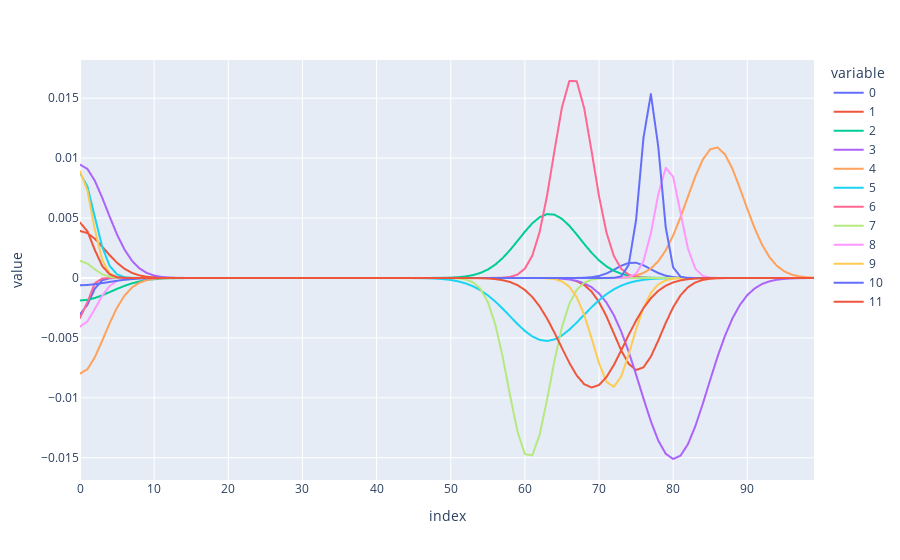
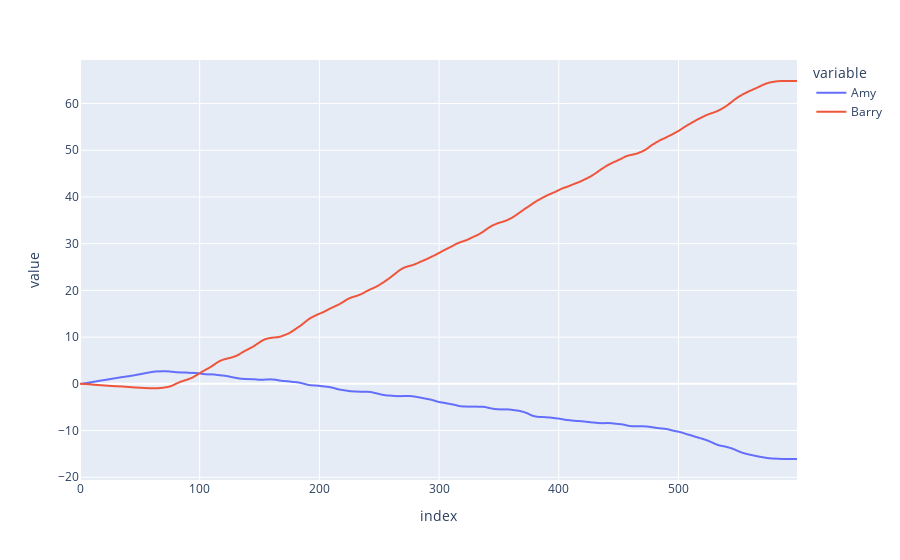

Notebook code for these charts, in order:
### Code cell
import numpy as np
import pandas as pd
import plotly.express as px
import sympy as sp


class Person:
    def __init__(self, name: str, foresight: int):
        self.name = name
        self.foresight = foresight
        self.decision_list = []

    def append_optimal_choice(
        self, choice_array: np.ndarray, decision_number: int, number_of_decisions: int
    ):
        # Get the row index of the highest sum of values in the choice array up to the person's "foresight" index
        highest_value_index = np.argmax(
            np.sum(choice_array[:, : self.foresight], axis=1)
        )

        # Extract this row from the choice array
        optimal_choice = choice_array[highest_value_index, :]

        # Pad initial and final values with nan
        optimal_choice_padded = np.pad(
            optimal_choice,
            (decision_number, number_of_decisions - decision_number),
            mode="constant",
            constant_values=np.nan,
        )

        # Append to decision list
        self.decision_list.append(optimal_choice_padded)

    def convert_decision_list_to_df(self):
        # Swap rows and columns
        decision_array = np.array(self.decision_list)
        decision_array_inverted = decision_array.T
        decision_df = pd.DataFrame(decision_array_inverted)
        self.decision_df = decision_df
        return decision_df

    def calc_life_score(self):
        # Sum columns
        self.decision_df["decision_sum"] = self.decision_df.sum(axis=1)

        # Calculate life score as the cumulative sum of the decision sums
        self.decision_df["life_score"] = self.decision_df["decision_sum"].cumsum()
        return self.decision_df


class LifeSimulation:
    def __init__(
        self,
        people: list[Person],
        n_choices: int,
    ):
        self.people = people
        self.n_choices = n_choices

    def add_person(self, person: Person):
        self.people.append(person)

    def get_people(self) -> list[Person]:
        return self.people

    def get_person_by_name(self, name: str) -> Person | None:
        for person in self.people:
            if person.name == name:
                return person
        return None

    def get_number_of_people(self) -> int:
        return len(self.people)

    def classic_choice_function(self, form: str):
        x = sp.symbols("x")

        m1 = 0
        m2 = 75
        s1 = 5
        s2 = 5

        if form == "now":
            a1 = np.random.uniform(0, 0.01)
            a2 = 0
        elif form == "later":
            a1 = 0
            a2 = np.random.uniform(0, 0.02)

        y = a1 * sp.exp(-((x - m1) ** 2) / (2 * s1**2)) + a2 * sp.exp(
            -((x - m2) ** 2) / (2 * s2**2)
        )

        return {"m1": m1, "m2": m2, "s1": s1, "s2": s2, "a1": a1, "a2": a2, "expr": y}

    def generate_opposites_choice_function(self, form: str):
        x = sp.symbols("x")

        m1 = 0
        m2 = np.random.uniform(60, 90)
        s1 = np.random.uniform(1, 5)
        s2 = np.random.uniform(1, 5)

        if form == "bad-good":
            a1 = np.random.uniform(-0.01, 0)
            a2 = np.random.uniform(0, 0.02)
        elif form == "good-bad":
            a1 = np.random.uniform(0, 0.01)
            a2 = np.random.uniform(-0.02, 0)

        y = a1 * sp.exp(-((x - m1) ** 2) / (2 * s1**2)) + a2 * sp.exp(
            -((x - m2) ** 2) / (2 * s2**2)
        )

        return {"m1": m1, "m2": m2, "s1": s1, "s2": s2, "a1": a1, "a2": a2, "expr": y}

    def generate_random_choice_function(self, seed=None):
        x = sp.symbols("x")

        if seed:
            np.random.seed(seed)
        m1 = np.random.uniform(10, 40)
        m2 = np.random.uniform(60, 90)
        s1 = np.random.uniform(1, 5)
        s2 = np.random.uniform(1, 5)
        a1 = np.random.uniform(-0.001, 0.001)
        a2 = np.random.uniform(-0.01, 0.01)

        y = a1 * sp.exp(-((x - m1) ** 2) / (2 * s1**2)) + a2 * sp.exp(
            -((x - m2) ** 2) / (2 * s2**2)
        )

        return {"m1": m1, "m2": m2, "s1": s1, "s2": s2, "a1": a1, "a2": a2, "expr": y}

    def generate_choice_array(self, n_choices: int):
        x = sp.symbols("x")

        # Generate n random functions (seeds for reproducibility)
        functions = [
            self.generate_opposites_choice_function(form=form)
            for form in ["bad-good", "good-bad"] * (n_choices // 2)
        ]

        # Create x values (100 points from 0 to 100)
        x_vals = np.linspace(0, 100, 100)

        # Build NumPy array: n rows (functions) × 100 columns (y values)
        choice_array = np.zeros((n_choices, 100))
        for i, func in enumerate(functions):
            y_func = sp.lambdify(x, func["expr"], "numpy")
            choice_array[i, :] = y_func(x_vals)
        return choice_array

    def simlulate_life(self, number_of_decisions: int):
        for person in self.people:
            for decision_number in range(number_of_decisions):
                choice_array = self.generate_choice_array(self.n_choices)
                person.append_optimal_choice(
                    choice_array, decision_number, number_of_decisions
                )
            person.convert_decision_list_to_df()
            person.calc_life_score()


def main():
    # Define people
    people = [
        Person("Amy", 50),
        Person("Barry", 100),
    ]

    # Define simulation configuration
    n_choices = 12
    number_of_decisions = 500

    # Run simulation
    simulation = LifeSimulation(people, n_choices)

    # Check example choice array
    choice_array = simulation.generate_choice_array(n_choices=n_choices)
    print(choice_array.shape)

    fig = px.line(choice_array.T)
    fig.show()

    # Run simulation
    simulation.simlulate_life(number_of_decisions)

    # Combine decision_df["life_score"] into single dataframe
    life_score_df = pd.DataFrame(
        {
            k: v
            for k, v in zip(
                [person.name for person in simulation.people],
                [person.decision_df["life_score"] for person in simulation.people],
            )
        }
    )

    print(life_score_df)

    # Plot life_score lines
    fig = px.line(life_score_df)
    fig.show()


if __name__ == "__main__":
    main()

### Figure 1 — Plotly figure (JSON) as saved in the notebook; plotly's stock layout.template omitted (floating-point values rounded to 4 significant figures)
{"data": [{"hovertemplate": "variable=0<br>index=%{x}<br>value=%{y}<extra></extra>", "legendgroup": "0", "line": {"color": "#636efa", "dash": "solid"}, "marker": {"symbol": "circle"}, "mode": "lines", "name": "0", "showlegend": true, "type": "scattergl", "x": [0, 1, 2, 3, 4, 5, 6, 7, 8, 9, 10, 11, 12, 13, 14, 15, 16, 17, 18, 19, 20, 21, 22, 23, 24, 25, 26, 27, 28, 29, 30, 31, 32, 33, 34, 35, 36, 37, 38, 39, 40, 41, 42, 43, 44, 45, 46, 47, 48, 49, 50, 51, 52, 53, 54, 55, 56, 57, 58, 59, 60, 61, 62, 63, 64, 65, 66, 67, 68, 69, 70, 71, 72, 73, 74, 75, 76, 77, 78, 79, 80, 81, 82, 83, 84, 85, 86, 87, 88, 89, 90, 91, 92, 93, 94, 95, 96, 97, 98, 99], "xaxis": "x", "y": [-0.003039, -0.002234, -0.0008876, -0.0001906, -2.211e-05, -1.387e-06, -4.699e-08, -8.605e-10, -8.517e-12, -4.555e-14, -1.317e-16, -2.057e-19, -1.737e-22, -7.923e-26, -1.953e-29, -2.603e-33, -1.874e-37, -7.294e-42, -1.534e-46, -1.744e-51, -1.071e-56, -3.555e-62, -6.378e-68, -6.183e-74, -3.24e-80, -9.173e-87, -1.404e-93, 3.3e-99, 3.236e-95, 2.523e-91, 1.62e-87, 8.561e-84, 3.724e-80, 1.334e-76, 3.933e-73, 9.545e-70, 1.907e-66, 3.137e-63, 4.247e-60, 4.734e-57, 4.344e-54, 3.281e-51, 2.04e-48, 1.044e-45, 4.401e-43, 1.527e-40, 4.36e-38, 1.025e-35, 1.984e-33, 3.161e-31, 4.146e-29, 4.476e-27, 3.978e-25, 2.911e-23, 1.753e-21, 8.694e-20, 3.549e-18, 1.192e-16, 3.299e-15, 7.512e-14, 1.408e-12, 2.173e-11, 2.761e-10, 2.887e-09, 2.486e-08, 1.762e-07, 1.028e-06, 4.937e-06, 1.952e-05, 6.354e-05, 0.0001703, 0.0003755, 0.0006819, 0.001019, 0.001254, 0.001271, 0.00106, 0.0007275, 0.0004112, 0.0001913, 7.326e-05, 2.31e-05, 5.995e-06, 1.281e-06, 2.253e-07, 3.262e-08, 3.889e-09, 3.816e-10, 3.082e-11, 2.05e-12, 1.122e-13, 5.056e-15, 1.876e-16, 5.729e-18, 1.44e-19, 2.981e-21, 5.079e-23, 7.123e-25, 8.224e-27, 7.817e-29], "yaxis": "y"}, {"hovertemplate": "variable=1<br>index=%{x}<br>value=%{y}<extra></extra>", "legendgroup": "1", "line": {"color": "#EF553B", "dash": "solid"}, "marker": {"symbol": "circle"}, "mode": "lines", "name": "1", "showlegend": true, "type": "scattergl", "x": [0, 1, 2, 3, 4, 5, 6, 7, 8, 9, 10, 11, 12, 13, 14, 15, 16, 17, 18, 19, 20, 21, 22, 23, 24, 25, 26, 27, 28, 29, 30, 31, 32, 33, 34, 35, 36, 37, 38, 39, 40, 41, 42, 43, 44, 45, 46, 47, 48, 49, 50, 51, 52, 53, 54, 55, 56, 57, 58, 59, 60, 61, 62, 63, 64, 65, 66, 67, 68, 69, 70, 71, 72, 73, 74, 75, 76, 77, 78, 79, 80, 81, 82, 83, 84, 85, 86, 87, 88, 89, 90, 91, 92, 93, 94, 95, 96, 97, 98, 99], "xaxis": "x", "y": [0.003921, 0.003748, 0.003272, 0.002611, 0.001903, 0.001267, 0.0007706, 0.0004282, 0.0002174, 0.0001008, 4.273e-05, 1.654e-05, 5.85e-06, 1.89e-06, 5.58e-07, 1.505e-07, 3.707e-08, 8.344e-09, 1.716e-09, 3.223e-10, 5.531e-11, 8.673e-12, 1.242e-12, 1.626e-13, 1.944e-14, 2.123e-15, 2.118e-16, 1.931e-17, 1.608e-18, 1.224e-19, 8.505e-21, 5.401e-22, 3.133e-23, 1.661e-24, 8.041e-26, 3.557e-27, 1.438e-28, 5.308e-30, 1.701e-31, -3.42e-31, -1.217e-29, -3.858e-28, -1.107e-26, -2.876e-25, -6.761e-24, -1.439e-22, -2.772e-21, -4.834e-20, -7.632e-19, -1.091e-17, -1.411e-16, -1.652e-15, -1.75e-14, -1.679e-13, -1.458e-12, -1.146e-11, -8.158e-11, -5.255e-10, -3.064e-09, -1.617e-08, -7.726e-08, -3.341e-07, -1.308e-06, -4.635e-06, -1.487e-05, -4.317e-05, -0.0001135, -0.0002699, -0.0005814, -0.001133, -0.002, -0.003195, -0.004619, -0.006046, -0.007163, -0.007682, -0.007458, -0.006553, -0.005213, -0.003754, -0.002447, -0.001443, -0.0007709, -0.0003727, -0.0001631, -6.46e-05, -2.316e-05, -7.519e-06, -2.209e-06, -5.875e-07, -1.414e-07, -3.082e-08, -6.08e-09, -1.086e-09, -1.755e-10, -2.568e-11, -3.4e-12, -4.077e-13, -4.424e-14, -4.346e-15], "yaxis": "y"}, {"hovertemplate": "variable=2<br>index=%{x}<br>value=%{y}<extra></extra>", "legendgroup": "2", "line": {"color": "#00cc96", "dash": "solid"}, "marker": {"symbol": "circle"}, "mode": "lines", "name": "2", "showlegend": true, "type": "scattergl", "x": [0, 1, 2, 3, 4, 5, 6, 7, 8, 9, 10, 11, 12, 13, 14, 15, 16, 17, 18, 19, 20, 21, 22, 23, 24, 25, 26, 27, 28, 29, 30, 31, 32, 33, 34, 35, 36, 37, 38, 39, 40, 41, 42, 43, 44, 45, 46, 47, 48, 49, 50, 51, 52, 53, 54, 55, 56, 57, 58, 59, 60, 61, 62, 63, 64, 65, 66, 67, 68, 69, 70, 71, 72, 73, 74, 75, 76, 77, 78, 79, 80, 81, 82, 83, 84, 85, 86, 87, 88, 89, 90, 91, 92, 93, 94, 95, 96, 97, 98, 99], "xaxis": "x", "y": [-0.001877, -0.001823, -0.001671, -0.001445, -0.001179, -0.0009072, -0.0006589, -0.0004515, -0.0002919, -0.0001781, -0.0001025, -5.566e-05, -2.852e-05, -1.379e-05, -6.288e-06, -2.706e-06, -1.099e-06, -4.209e-07, -1.521e-07, -5.189e-08, -1.67e-08, -5.069e-09, -1.452e-09, -3.924e-10, -1.001e-10, -2.407e-11, -5.465e-12, -1.17e-12, -2.365e-13, -4.509e-14, -8.066e-15, -1.065e-15, 1.773e-15, 1.199e-14, 6.84e-14, 3.672e-13, 1.859e-12, 8.881e-12, 4.003e-11, 1.702e-10, 6.826e-10, 2.583e-09, 9.221e-09, 3.106e-08, 9.868e-08, 2.958e-07, 8.365e-07, 2.232e-06, 5.617e-06, 1.334e-05, 2.988e-05, 6.314e-05, 0.0001259, 0.0002368, 0.0004202, 0.0007034, 0.001111, 0.001655, 0.002327, 0.003086, 0.00386, 0.004556, 0.005073, 0.005329, 0.005281, 0.004938, 0.004355, 0.003624, 0.002845, 0.002107, 0.001472, 0.0009704, 0.0006034, 0.000354, 0.0001959, 0.0001023, 5.039e-05, 2.342e-05, 1.027e-05, 4.247e-06, 1.657e-06, 6.1e-07, 2.119e-07, 6.941e-08, 2.146e-08, 6.257e-09, 1.721e-09, 4.467e-10, 1.094e-10, 2.527e-11, 5.506e-12, 1.132e-12, 2.196e-13, 4.017e-14, 6.935e-15, 1.129e-15, 1.735e-16, 2.515e-17, 3.439e-18, 4.437e-19], "yaxis": "y"}, {"hovertemplate": "variable=3<br>index=%{x}<br>value=%{y}<extra></extra>", "legendgroup": "3", "line": {"color": "#ab63fa", "dash": "solid"}, "marker": {"symbol": "circle"}, "mode": "lines", "name": "3", "showlegend": true, "type": "scattergl", "x": [0, 1, 2, 3, 4, 5, 6, 7, 8, 9, 10, 11, 12, 13, 14, 15, 16, 17, 18, 19, 20, 21, 22, 23, 24, 25, 26, 27, 28, 29, 30, 31, 32, 33, 34, 35, 36, 37, 38, 39, 40, 41, 42, 43, 44, 45, 46, 47, 48, 49, 50, 51, 52, 53, 54, 55, 56, 57, 58, 59, 60, 61, 62, 63, 64, 65, 66, 67, 68, 69, 70, 71, 72, 73, 74, 75, 76, 77, 78, 79, 80, 81, 82, 83, 84, 85, 86, 87, 88, 89, 90, 91, 92, 93, 94, 95, 96, 97, 98, 99], "xaxis": "x", "y": [0.009459, 0.009103, 0.008112, 0.006695, 0.005117, 0.003622, 0.002374, 0.001441, 0.0008102, 0.0004218, 0.0002033, 9.079e-05, 3.754e-05, 1.437e-05, 5.097e-06, 1.674e-06, 5.091e-07, 1.434e-07, 3.739e-08, 9.032e-09, 2.02e-09, 4.185e-10, 8.028e-11, 1.426e-11, 2.346e-12, 3.575e-13, 5.044e-14, 6.591e-15, 7.976e-16, 8.938e-17, 9.276e-18, 8.915e-19, 7.935e-20, 6.54e-21, 4.983e-22, 2.748e-23, -6.462e-23, -5.469e-22, -4.26e-21, -3.162e-20, -2.237e-19, -1.508e-18, -9.684e-18, -5.928e-17, -3.458e-16, -1.922e-15, -1.018e-14, -5.142e-14, -2.474e-13, -1.134e-12, -4.955e-12, -2.063e-11, -8.187e-11, -3.096e-10, -1.116e-09, -3.831e-09, -1.254e-08, -3.91e-08, -1.162e-07, -3.291e-07, -8.882e-07, -2.284e-06, -5.599e-06, -1.308e-05, -2.911e-05, -6.176e-05, -0.0001248, -0.0002405, -0.0004415, -0.0007724, -0.001288, -0.002046, -0.003098, -0.00447, -0.006146, -0.008053, -0.01006, -0.01197, -0.01357, -0.01467, -0.0151, -0.01482, -0.01386, -0.01236, -0.0105, -0.008496, -0.006553, -0.004817, -0.003375, -0.002253, -0.001433, -0.0008688, -0.000502, -0.0002764, -0.000145, -7.25e-05, -3.455e-05, -1.569e-05, -6.788e-06, -2.799e-06], "yaxis": "y"}, {"hovertemplate": "variable=4<br>index=%{x}<br>value=%{y}<extra></extra>", "legendgroup": "4", "line": {"color": "#FFA15A", "dash": "solid"}, "marker": {"symbol": "circle"}, "mode": "lines", "name": "4", "showlegend": true, "type": "scattergl", "x": [0, 1, 2, 3, 4, 5, 6, 7, 8, 9, 10, 11, 12, 13, 14, 15, 16, 17, 18, 19, 20, 21, 22, 23, 24, 25, 26, 27, 28, 29, 30, 31, 32, 33, 34, 35, 36, 37, 38, 39, 40, 41, 42, 43, 44, 45, 46, 47, 48, 49, 50, 51, 52, 53, 54, 55, 56, 57, 58, 59, 60, 61, 62, 63, 64, 65, 66, 67, 68, 69, 70, 71, 72, 73, 74, 75, 76, 77, 78, 79, 80, 81, 82, 83, 84, 85, 86, 87, 88, 89, 90, 91, 92, 93, 94, 95, 96, 97, 98, 99], "xaxis": "x", "y": [-0.007983, -0.007616, -0.006616, -0.005231, -0.003766, -0.002468, -0.001472, -0.0007997, -0.0003954, -0.000178, -7.293e-05, -2.721e-05, -9.239e-06, -2.856e-06, -8.04e-07, -2.06e-07, -4.805e-08, -1.02e-08, -1.972e-09, -3.471e-10, -5.562e-11, -8.112e-12, -1.077e-12, -1.302e-13, -1.433e-14, -1.435e-15, -1.309e-16, -1.087e-17, -8.213e-19, -5.651e-20, -3.54e-21, -2.019e-22, -1.048e-23, -4.953e-25, -2.131e-26, -8.346e-28, -2.976e-29, -9.66e-31, -2.855e-32, -7.5e-34, 4.215e-34, 1.006e-32, 2.144e-31, 4.265e-30, 7.916e-29, 1.371e-27, 2.216e-26, 3.342e-25, 4.702e-24, 6.175e-23, 7.566e-22, 8.65e-21, 9.229e-20, 9.188e-19, 8.536e-18, 7.4e-17, 5.986e-16, 4.518e-15, 3.182e-14, 2.091e-13, 1.283e-12, 7.34e-12, 3.92e-11, 1.953e-10, 9.082e-10, 3.941e-09, 1.595e-08, 6.028e-08, 2.125e-07, 6.99e-07, 2.146e-06, 6.146e-06, 1.643e-05, 4.097e-05, 9.535e-05, 0.0002071, 0.0004196, 0.0007935, 0.0014, 0.002305, 0.003542, 0.005078, 0.006793, 0.00848, 0.009878, 0.01074, 0.01089, 0.01031, 0.009103, 0.007502, 0.005769, 0.004139, 0.002772, 0.001732, 0.00101, 0.0005493, 0.0002789, 0.0001321, 5.839e-05, 2.409e-05], "yaxis": "y"}, {"hovertemplate": "variable=5<br>index=%{x}<br>value=%{y}<extra></extra>", "legendgroup": "5", "line": {"color": "#19d3f3", "dash": "solid"}, "marker": {"symbol": "circle"}, "mode": "lines", "name": "5", "showlegend": true, "type": "scattergl", "x": [0, 1, 2, 3, 4, 5, 6, 7, 8, 9, 10, 11, 12, 13, 14, 15, 16, 17, 18, 19, 20, 21, 22, 23, 24, 25, 26, 27, 28, 29, 30, 31, 32, 33, 34, 35, 36, 37, 38, 39, 40, 41, 42, 43, 44, 45, 46, 47, 48, 49, 50, 51, 52, 53, 54, 55, 56, 57, 58, 59, 60, 61, 62, 63, 64, 65, 66, 67, 68, 69, 70, 71, 72, 73, 74, 75, 76, 77, 78, 79, 80, 81, 82, 83, 84, 85, 86, 87, 88, 89, 90, 91, 92, 93, 94, 95, 96, 97, 98, 99], "xaxis": "x", "y": [0.008749, 0.007643, 0.005096, 0.002593, 0.001007, 0.0002984, 6.748e-05, 1.165e-05, 1.534e-06, 1.543e-07, 1.183e-08, 6.93e-10, 3.097e-11, 1.056e-12, 2.749e-14, 5.459e-16, 8.276e-18, 9.513e-20, -3.203e-21, -2.541e-20, -1.53e-19, -8.844e-19, -4.903e-18, -2.608e-17, -1.331e-16, -6.52e-16, -3.064e-15, -1.381e-14, -5.975e-14, -2.48e-13, -9.875e-13, -3.773e-12, -1.383e-11, -4.865e-11, -1.642e-10, -5.317e-10, -1.652e-09, -4.925e-09, -1.409e-08, -3.866e-08, -1.018e-07, -2.572e-07, -6.235e-07, -1.45e-06, -3.236e-06, -6.929e-06, -1.424e-05, -2.806e-05, -5.307e-05, -9.631e-05, -0.0001677, -0.0002801, -0.0004491, -0.0006906, -0.001019, -0.001443, -0.00196, -0.002555, -0.003195, -0.003834, -0.004414, -0.004876, -0.005168, -0.005255, -0.005128, -0.0048, -0.004312, -0.003716, -0.003073, -0.002438, -0.001856, -0.001356, -0.0009502, -0.0006389, -0.0004122, -0.0002552, -0.0001516, -8.638e-05, -4.723e-05, -2.478e-05, -1.247e-05, -6.024e-06, -2.792e-06, -1.241e-06, -5.295e-07, -2.168e-07, -8.513e-08, -3.208e-08, -1.16e-08, -4.023e-09, -1.339e-09, -4.277e-10, -1.31e-10, -3.853e-11, -1.087e-11, -2.942e-12, -7.639e-13, -1.903e-13, -4.551e-14, -1.044e-14], "yaxis": "y"}, {"hovertemplate": "variable=6<br>index=%{x}<br>value=%{y}<extra></extra>", "legendgroup": "6", "line": {"color": "#FF6692", "dash": "solid"}, "marker": {"symbol": "circle"}, "mode": "lines", "name": "6", "showlegend": true, "type": "scattergl", "x": [0, 1, 2, 3, 4, 5, 6, 7, 8, 9, 10, 11, 12, 13, 14, 15, 16, 17, 18, 19, 20, 21, 22, 23, 24, 25, 26, 27, 28, 29, 30, 31, 32, 33, 34, 35, 36, 37, 38, 39, 40, 41, 42, 43, 44, 45, 46, 47, 48, 49, 50, 51, 52, 53, 54, 55, 56, 57, 58, 59, 60, 61, 62, 63, 64, 65, 66, 67, 68, 69, 70, 71, 72, 73, 74, 75, 76, 77, 78, 79, 80, 81, 82, 83, 84, 85, 86, 87, 88, 89, 90, 91, 92, 93, 94, 95, 96, 97, 98, 99], "xaxis": "x", "y": [-0.003345, -0.002019, -0.0004443, -3.563e-05, -1.041e-06, -1.109e-08, -4.306e-11, -6.093e-14, -3.142e-17, -5.905e-21, -4.045e-25, -1.01e-29, -9.189e-35, -3.047e-40, -3.683e-46, -1.622e-52, -2.604e-59, -1.524e-66, -3.242e-74, 7.979e-74, 7.478e-71, 6.059e-68, 4.244e-65, 2.57e-62, 1.345e-59, 6.088e-57, 2.382e-54, 8.054e-52, 2.355e-49, 5.952e-47, 1.3e-44, 2.456e-42, 4.011e-40, 5.662e-38, 6.91e-36, 7.29e-34, 6.648e-32, 5.242e-30, 3.573e-28, 2.105e-26, 1.072e-24, 4.722e-23, 1.798e-21, 5.916e-20, 1.683e-18, 4.139e-17, 8.8e-16, 1.618e-14, 2.57e-13, 3.531e-12, 4.192e-11, 4.304e-10, 3.82e-09, 2.93e-08, 1.944e-07, 1.114e-06, 5.523e-06, 2.367e-05, 8.767e-05, 0.0002807, 0.0007772, 0.00186, 0.003848, 0.006883, 0.01064, 0.01422, 0.01644, 0.01642, 0.01418, 0.01059, 0.006831, 0.003811, 0.001838, 0.0007665, 0.0002763, 8.609e-05, 2.319e-05, 5.401e-06, 1.087e-06, 1.892e-07, 2.847e-08, 3.703e-09, 4.164e-10, 4.047e-11, 3.401e-12, 2.471e-13, 1.552e-14, 8.424e-16, 3.953e-17, 1.604e-18, 5.626e-20, 1.706e-21, 4.472e-23, 1.013e-24, 1.985e-26, 3.362e-28, 4.922e-30, 6.23e-32, 6.816e-34, 6.447e-36], "yaxis": "y"}, {"hovertemplate": "variable=7<br>index=%{x}<br>value=%{y}<extra></extra>", "legendgroup": "7", "line": {"color": "#B6E880", "dash": "solid"}, "marker": {"symbol": "circle"}, "mode": "lines", "name": "7", "showlegend": true, "type": "scattergl", "x": [0, 1, 2, 3, 4, 5, 6, 7, 8, 9, 10, 11, 12, 13, 14, 15, 16, 17, 18, 19, 20, 21, 22, 23, 24, 25, 26, 27, 28, 29, 30, 31, 32, 33, 34, 35, 36, 37, 38, 39, 40, 41, 42, 43, 44, 45, 46, 47, 48, 49, 50, 51, 52, 53, 54, 55, 56, 57, 58, 59, 60, 61, 62, 63, 64, 65, 66, 67, 68, 69, 70, 71, 72, 73, 74, 75, 76, 77, 78, 79, 80, 81, 82, 83, 84, 85, 86, 87, 88, 89, 90, 91, 92, 93, 94, 95, 96, 97, 98, 99], "xaxis": "x", "y": [0.001432, 0.001208, 0.0007254, 0.00031, 9.427e-05, 2.04e-05, 3.143e-06, 3.446e-07, 2.689e-08, 1.493e-09, 5.901e-11, 1.66e-12, 3.323e-14, 4.734e-16, 4.8e-18, 3.464e-20, 1.779e-22, 6.504e-25, 1.692e-27, 3.133e-30, 4.128e-33, 3.871e-36, 2.584e-39, 1.947e-43, -1.332e-40, -1.506e-38, -1.494e-36, -1.3e-34, -9.924e-33, -6.643e-31, -3.9e-29, -2.008e-27, -9.07e-26, -3.593e-24, -1.248e-22, -3.804e-21, -1.017e-19, -2.384e-18, -4.901e-17, -8.839e-16, -1.398e-14, -1.94e-13, -2.36e-12, -2.519e-11, -2.358e-10, -1.936e-09, -1.394e-08, -8.804e-08, -4.877e-07, -2.37e-06, -1.01e-05, -3.775e-05, -0.0001237, -0.0003558, -0.0008973, -0.001985, -0.003851, -0.006552, -0.009779, -0.0128, -0.0147, -0.0148, -0.01307, -0.01013, -0.006881, -0.004101, -0.002143, -0.0009826, -0.0003951, -0.0001393, -4.31e-05, -1.169e-05, -2.783e-06, -5.808e-07, -1.063e-07, -1.707e-08, -2.404e-09, -2.969e-10, -3.217e-11, -3.056e-12, -2.547e-13, -1.862e-14, -1.194e-15, -6.711e-17, -3.31e-18, -1.432e-19, -5.432e-21, -1.808e-22, -5.276e-24, -1.351e-25, -3.033e-27, -5.972e-29, -1.032e-30, -1.563e-32, -2.076e-34, -2.42e-36, -2.474e-38, -2.218e-40, -1.744e-42, -1.203e-44], "yaxis": "y"}, {"hovertemplate": "variable=8<br>index=%{x}<br>value=%{y}<extra></extra>", "legendgroup": "8", "line": {"color": "#FF97FF", "dash": "solid"}, "marker": {"symbol": "circle"}, "mode": "lines", "name": "8", "showlegend": true, "type": "scattergl", "x": [0, 1, 2, 3, 4, 5, 6, 7, 8, 9, 10, 11, 12, 13, 14, 15, 16, 17, 18, 19, 20, 21, 22, 23, 24, 25, 26, 27, 28, 29, 30, 31, 32, 33, 34, 35, 36, 37, 38, 39, 40, 41, 42, 43, 44, 45, 46, 47, 48, 49, 50, 51, 52, 53, 54, 55, 56, 57, 58, 59, 60, 61, 62, 63, 64, 65, 66, 67, 68, 69, 70, 71, 72, 73, 74, 75, 76, 77, 78, 79, 80, 81, 82, 83, 84, 85, 86, 87, 88, 89, 90, 91, 92, 93, 94, 95, 96, 97, 98, 99], "xaxis": "x", "y": [-0.004062, -0.003629, -0.002587, -0.001472, -0.0006683, -0.0002422, -7.004e-05, -1.616e-05, -2.977e-06, -4.376e-07, -5.133e-08, -4.805e-09, -3.59e-10, -2.141e-11, -1.019e-12, -3.868e-14, -1.172e-15, -2.835e-17, -5.471e-19, -8.427e-21, -1.036e-22, -1.016e-24, -7.956e-27, -4.971e-29, -2.479e-31, -9.863e-34, -3.132e-36, -7.939e-39, -1.606e-41, -2.592e-44, -3.339e-47, -3.432e-50, -2.816e-53, -1.844e-56, -9.633e-60, -4.017e-63, -1.337e-66, -3.55e-70, -7.525e-74, -1.273e-77, -1.718e-81, -1.851e-85, -1.591e-89, -1.092e-93, -5.466e-98, 1.236e-93, 2.086e-88, 2.465e-83, 2.039e-78, 1.181e-73, 4.789e-69, 1.36e-64, 2.702e-60, 3.76e-56, 3.664e-52, 2.499e-48, 1.194e-44, 3.991e-41, 9.342e-38, 1.531e-34, 1.757e-31, 1.412e-28, 7.94e-26, 3.127e-23, 8.62e-21, 1.664e-18, 2.249e-16, 2.128e-14, 1.41e-12, 6.538e-11, 2.123e-09, 4.826e-08, 7.682e-07, 8.561e-06, 6.679e-05, 0.0003649, 0.001395, 0.003736, 0.007004, 0.009193, 0.008447, 0.005435, 0.002448, 0.0007719, 0.0001704, 2.635e-05, 2.851e-06, 2.16e-07, 1.146e-08, 4.257e-10, 1.107e-11, 2.015e-13, 2.569e-15, 2.292e-17, 1.432e-19, 6.265e-22, 1.919e-24, 4.114e-27, 6.176e-30, 6.491e-33], "yaxis": "y"}, {"hovertemplate": "variable=9<br>index=%{x}<br>value=%{y}<extra></extra>", "legendgroup": "9", "line": {"color": "#FECB52", "dash": "solid"}, "marker": {"symbol": "circle"}, "mode": "lines", "name": "9", "showlegend": true, "type": "scattergl", "x": [0, 1, 2, 3, 4, 5, 6, 7, 8, 9, 10, 11, 12, 13, 14, 15, 16, 17, 18, 19, 20, 21, 22, 23, 24, 25, 26, 27, 28, 29, 30, 31, 32, 33, 34, 35, 36, 37, 38, 39, 40, 41, 42, 43, 44, 45, 46, 47, 48, 49, 50, 51, 52, 53, 54, 55, 56, 57, 58, 59, 60, 61, 62, 63, 64, 65, 66, 67, 68, 69, 70, 71, 72, 73, 74, 75, 76, 77, 78, 79, 80, 81, 82, 83, 84, 85, 86, 87, 88, 89, 90, 91, 92, 93, 94, 95, 96, 97, 98, 99], "xaxis": "x", "y": [0.00889, 0.007295, 0.004031, 0.0015, 0.000376, 6.345e-05, 7.211e-06, 5.519e-07, 2.844e-08, 9.871e-10, 2.307e-11, 3.631e-13, 3.849e-15, 2.747e-17, 1.32e-19, 4.274e-22, 9.315e-25, 1.367e-27, 1.352e-30, 8.997e-34, 4.033e-37, 1.217e-40, 2.475e-44, 3.388e-48, 3.123e-52, 1.939e-56, 8.105e-61, 2.274e-65, -6.002e-65, -3.834e-62, -2.11e-59, -1.001e-56, -4.087e-54, -1.438e-51, -4.359e-49, -1.138e-46, -2.561e-44, -4.963e-42, -8.287e-40, -1.192e-37, -1.477e-35, -1.577e-33, -1.45e-31, -1.149e-29, -7.839e-28, -4.609e-26, -2.334e-24, -1.019e-22, -3.829e-21, -1.24e-19, -3.459e-18, -8.313e-17, -1.721e-15, -3.07e-14, -4.717e-13, -6.243e-12, -7.12e-11, -6.994e-10, -5.919e-09, -4.315e-08, -2.71e-07, -1.467e-06, -6.836e-06, -2.745e-05, -9.497e-05, -0.000283, -0.0007266, -0.001607, -0.003062, -0.005026, -0.007107, -0.008658, -0.009086, -0.008215, -0.006398, -0.004293, -0.002481, -0.001236, -0.00053, -0.0001959, -6.236e-05, -1.71e-05, -4.041e-06, -8.226e-07, -1.442e-07, -2.179e-08, -2.836e-09, -3.179e-10, -3.07e-11, -2.554e-12, -1.831e-13, -1.131e-14, -6.014e-16, -2.756e-17, -1.088e-18, -3.701e-20, -1.084e-21, -2.737e-23, -5.951e-25, -1.115e-26], "yaxis": "y"}, {"hovertemplate": "variable=10<br>index=%{x}<br>value=%{y}<extra></extra>", "legendgroup": "10", "line": {"color": "#636efa", "dash": "solid"}, "marker": {"symbol": "circle"}, "mode": "lines", "name": "10", "showlegend": true, "type": "scattergl", "x": [0, 1, 2, 3, 4, 5, 6, 7, 8, 9, 10, 11, 12, 13, 14, 15, 16, 17, 18, 19, 20, 21, 22, 23, 24, 25, 26, 27, 28, 29, 30, 31, 32, 33, 34, 35, 36, 37, 38, 39, 40, 41, 42, 43, 44, 45, 46, 47, 48, 49, 50, 51, 52, 53, 54, 55, 56, 57, 58, 59, 60, 61, 62, 63, 64, 65, 66, 67, 68, 69, 70, 71, 72, 73, 74, 75, 76, 77, 78, 79, 80, 81, 82, 83, 84, 85, 86, 87, 88, 89, 90, 91, 92, 93, 94, 95, 96, 97, 98, 99], "xaxis": "x", "y": [-0.0006073, -0.0005844, -0.0005207, -0.0004297, -0.0003283, -0.0002323, -0.0001522, -9.231e-05, -5.186e-05, -2.698e-05, -1.299e-05, -5.796e-06, -2.394e-06, -9.155e-07, -3.242e-07, -1.063e-07, -3.229e-08, -9.08e-09, -2.364e-09, -5.7e-10, -1.273e-10, -2.631e-11, -5.037e-12, -8.93e-13, -1.466e-13, -2.228e-14, -3.137e-15, -4.088e-16, -4.934e-17, -5.514e-18, -5.707e-19, -5.469e-20, -4.853e-21, -3.988e-22, -3.034e-23, -2.138e-24, -1.395e-25, -8.426e-27, -4.714e-28, -2.442e-29, -1.171e-30, -5.203e-32, -2.14e-33, -8.151e-35, -2.875e-36, -9.389e-38, -2.839e-39, -7.951e-41, -2.062e-42, -4.951e-44, -1.101e-45, -2.266e-47, -4.321e-49, -7.628e-51, -1.247e-52, -1.888e-54, -2.646e-56, 2.489e-55, 3.609e-50, 2.836e-45, 1.21e-40, 2.801e-36, 3.519e-32, 2.4e-28, 8.884e-25, 1.785e-21, 1.946e-18, 1.152e-15, 3.699e-13, 6.448e-11, 6.101e-09, 3.133e-07, 8.733e-06, 0.0001321, 0.001085, 0.004834, 0.01169, 0.01535, 0.01094, 0.004229, 0.0008876, 0.0001011, 6.251e-06, 2.098e-07, 3.821e-09, 3.777e-11, 2.026e-13, 5.901e-16, 9.326e-19, 8e-22, 3.725e-25, 9.412e-29, 1.291e-32, 9.609e-37, 3.882e-41, 8.513e-46, 1.013e-50, 6.545e-56, 2.294e-61, 4.366e-67], "yaxis": "y"}, {"hovertemplate": "variable=11<br>index=%{x}<br>value=%{y}<extra></extra>", "legendgroup": "11", "line": {"color": "#EF553B", "dash": "solid"}, "marker": {"symbol": "circle"}, "mode": "lines", "name": "11", "showlegend": true, "type": "scattergl", "x": [0, 1, 2, 3, 4, 5, 6, 7, 8, 9, 10, 11, 12, 13, 14, 15, 16, 17, 18, 19, 20, 21, 22, 23, 24, 25, 26, 27, 28, 29, 30, 31, 32, 33, 34, 35, 36, 37, 38, 39, 40, 41, 42, 43, 44, 45, 46, 47, 48, 49, 50, 51, 52, 53, 54, 55, 56, 57, 58, 59, 60, 61, 62, 63, 64, 65, 66, 67, 68, 69, 70, 71, 72, 73, 74, 75, 76, 77, 78, 79, 80, 81, 82, 83, 84, 85, 86, 87, 88, 89, 90, 91, 92, 93, 94, 95, 96, 97, 98, 99], "xaxis": "x", "y": [0.004626, 0.0039, 0.002338, 0.0009964, 0.0003019, 6.503e-05, 9.957e-06, 1.084e-06, 8.39e-08, 4.617e-09, 1.806e-10, 5.023e-12, 9.931e-14, 1.396e-15, 1.395e-17, 9.911e-20, 5.006e-22, 1.798e-24, 4.589e-27, 8.284e-30, -6.439e-31, -8.94e-30, -1.157e-28, -1.419e-27, -1.648e-26, -1.815e-25, -1.894e-24, -1.872e-23, -1.754e-22, -1.557e-21, -1.31e-20, -1.045e-19, -7.892e-19, -5.65e-18, -3.833e-17, -2.464e-16, -1.501e-15, -8.664e-15, -4.739e-14, -2.457e-13, -1.207e-12, -5.616e-12, -2.477e-11, -1.035e-10, -4.1e-10, -1.539e-09, -5.473e-09, -1.844e-08, -5.89e-08, -1.783e-07, -5.112e-07, -1.389e-06, -3.577e-06, -8.728e-06, -2.018e-05, -4.422e-05, -9.181e-05, -0.0001806, -0.0003368, -0.000595, -0.0009962, -0.00158, -0.002376, -0.003385, -0.004569, -0.005845, -0.007086, -0.008139, -0.00886, -0.009138, -0.008932, -0.008273, -0.007261, -0.006039, -0.00476, -0.003555, -0.002516, -0.001687, -0.001072, -0.0006457, -0.0003684, -0.0001992, -0.0001021, -4.957e-05, -2.281e-05, -9.946e-06, -4.109e-06, -1.609e-06, -5.969e-07, -2.099e-07, -6.992e-08, -2.207e-08, -6.604e-09, -1.872e-09, -5.029e-10, -1.28e-10, -3.088e-11, -7.059e-12, -1.529e-12, -3.138e-13], "yaxis": "y"}], "layout": {"legend": {"title": {"text": "variable"}, "tracegroupgap": 0}, "margin": {"t": 60}, "xaxis": {"anchor": "y", "domain": [0, 1], "title": {"text": "index"}}, "yaxis": {"anchor": "x", "domain": [0, 1], "title": {"text": "value"}}}}

### Figure 2 — Plotly figure (JSON) as saved in the notebook; plotly's stock layout.template omitted (floating-point values rounded to 4 significant figures; data arrays with more than 128 entries replaced by an {"elided": "..."} marker saying what was removed)
{"data": [{"hovertemplate": "variable=Amy<br>index=%{x}<br>value=%{y}<extra></extra>", "legendgroup": "Amy", "line": {"color": "#636efa", "dash": "solid"}, "marker": {"symbol": "circle"}, "mode": "lines", "name": "Amy", "showlegend": true, "type": "scattergl", "x": {"elided": "600 int values"}, "xaxis": "x", "y": {"elided": "600 float values"}, "yaxis": "y"}, {"hovertemplate": "variable=Barry<br>index=%{x}<br>value=%{y}<extra></extra>", "legendgroup": "Barry", "line": {"color": "#EF553B", "dash": "solid"}, "marker": {"symbol": "circle"}, "mode": "lines", "name": "Barry", "showlegend": true, "type": "scattergl", "x": {"elided": "600 int values"}, "xaxis": "x", "y": {"elided": "600 float values"}, "yaxis": "y"}], "layout": {"legend": {"title": {"text": "variable"}, "tracegroupgap": 0}, "margin": {"t": 60}, "xaxis": {"anchor": "y", "domain": [0, 1], "title": {"text": "index"}}, "yaxis": {"anchor": "x", "domain": [0, 1], "title": {"text": "value"}}}}
